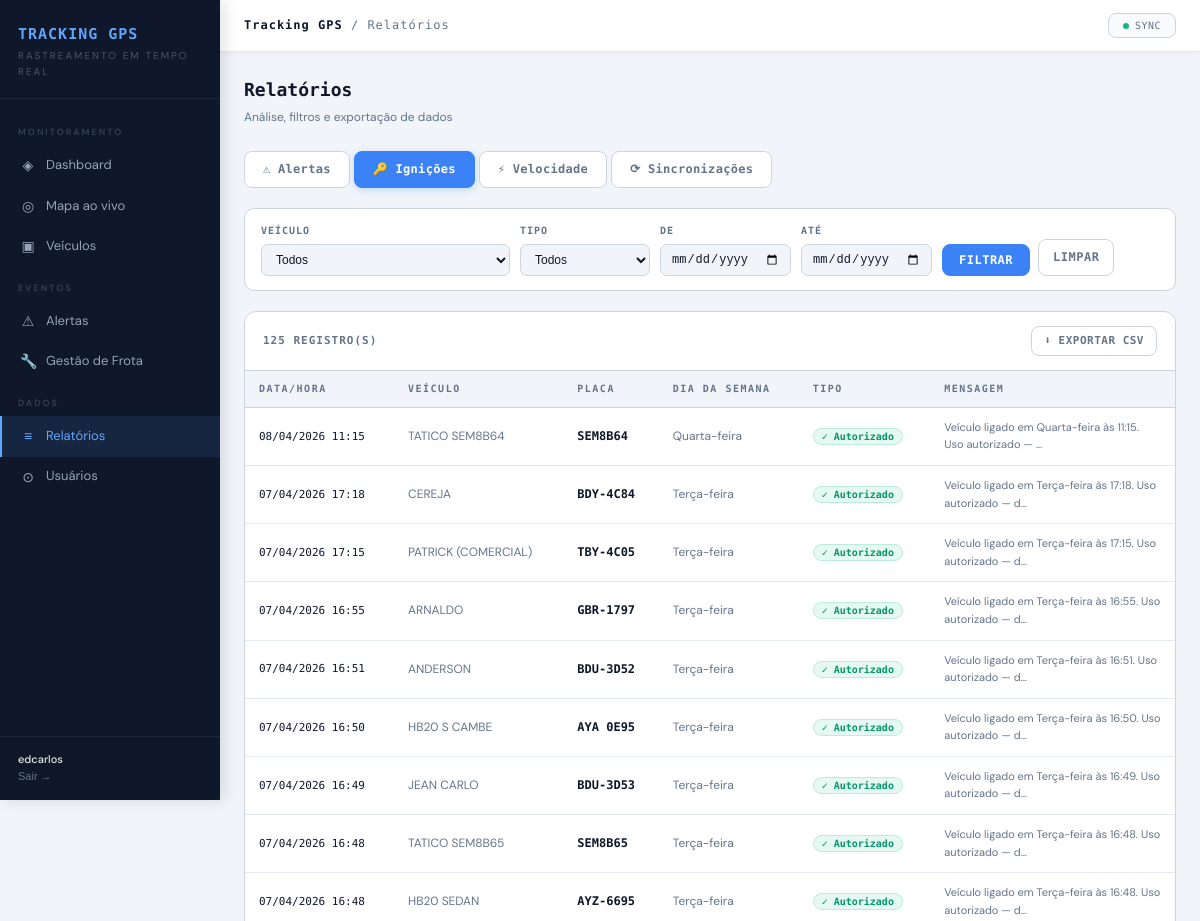
The page /relatorios/?aba=ignicao (signed in, upper part) on the database as committed earlier.
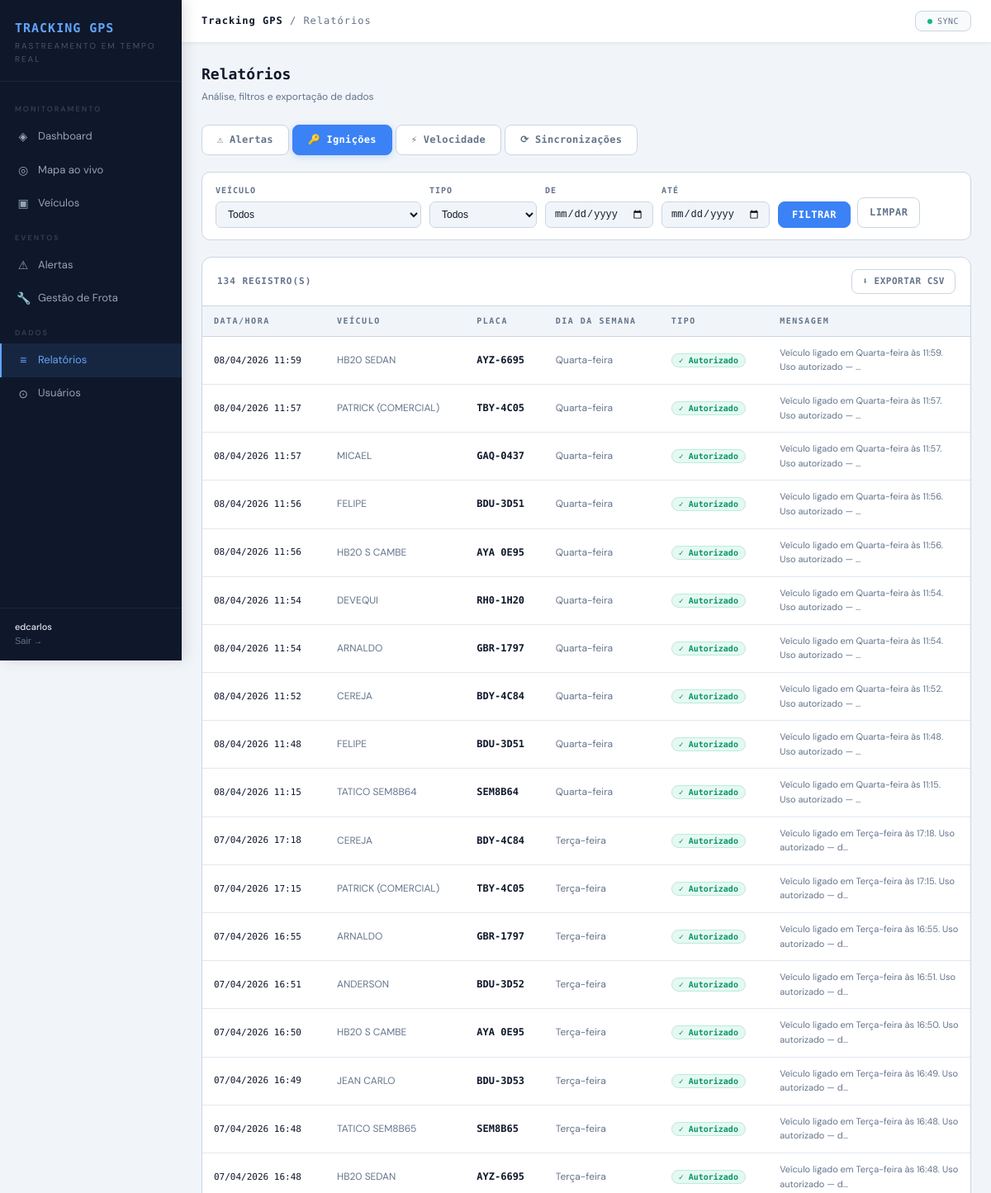
The same page on the database as committed later.
### core/models.py (models this page shows, shortened)
class EventoIgnicao(models.Model):
    TIPO_CHOICES = [
        ('autorizado',    'Autorizado'),
        ('nao_autorizado', 'Não Autorizado'),
    ]
    vehicle     = models.ForeignKey(Vehicle, on_delete=models.CASCADE, related_name='eventos_ignicao')
    tipo        = models.CharField(max_length=20, choices=TIPO_CHOICES)
    dia_semana  = models.CharField(max_length=20)
    mensagem    = models.TextField()
    lido        = models.BooleanField(default=False)
    ocorrido_em = models.DateTimeField(auto_now_add=True)
    class Meta:
        verbose_name = 'Evento de Ignição'
        verbose_name_plural = 'Eventos de Ignição'
        ordering = ['-ocorrido_em']

class Vehicle(models.Model):
    api_id          = models.CharField(max_length=20, unique=True, verbose_name="ID API")
    api_client_id   = models.CharField(max_length=20, blank=True)
    placa           = models.CharField(max_length=20, blank=True, verbose_name="Placa")
    tag             = models.CharField(max_length=50, blank=True, verbose_name="Tag")
    descricao       = models.CharField(max_length=200, blank=True, verbose_name="Descrição")
    chassi          = models.CharField(max_length=50, blank=True)
    ano             = models.CharField(max_length=10, blank=True)
    cor             = models.CharField(max_length=50, blank=True)
    tipo            = models.CharField(max_length=10, blank=True)
    fabricante      = models.CharField(max_length=10, blank=True)
    modelo          = models.CharField(max_length=100, blank=True)
    combustivel     = models.CharField(max_length=10, blank=True)
    consumo         = models.CharField(max_length=20, blank=True)
    velocidade_limite = models.CharField(max_length=20, blank=True)
    odometro        = models.CharField(max_length=20, blank=True)
    equipamento     = models.CharField(max_length=100, blank=True, null=True)
    latitude        = models.FloatField(null=True, blank=True)
    longitude       = models.FloatField(null=True, blank=True)
    velocidade_atual = models.FloatField(null=True, blank=True)
    ignicao         = models.BooleanField(null=True, blank=True)
    direcao         = models.FloatField(null=True, blank=True, verbose_name="Direção (graus)")
    ultima_posicao  = models.DateTimeField(null=True, blank=True)
    foto            = models.ImageField(upload_to='veiculos/', null=True, blank=True, verbose_name="Foto")
    km_base         = models.FloatField(null=True, blank=True, verbose_name="KM Base (odômetro manual)")
    km_percorrido_hoje = models.FloatField(default=0.0, verbose_name="KM percorrido hoje")
    km_dia_data     = models.DateField(null=True, blank=True, verbose_name="Data referência km diário")
    ativo           = models.BooleanField(default=True)
    criado_em       = models.DateTimeField(auto_now_add=True)
    atualizado_em   = models.DateTimeField(auto_now=True)
    class Meta:
        verbose_name = "Veículo"
        verbose_name_plural = "Veículos"
        ordering = ['placa']

### core/views.py (the view)
# urls.py: path('relatorios/',                views.relatorios,           name='relatorios'),
@login_required
def relatorios(request):
    import csv
    from datetime import datetime as _dt
    now = timezone.now()
    aba = request.GET.get('aba', 'alertas')
    veiculos_lista = Vehicle.objects.filter(ativo=True).order_by('placa')
    veiculo_id = request.GET.get('veiculo', '')
    data_ini   = request.GET.get('data_ini', '')
    data_fim   = request.GET.get('data_fim', '')
    def parse_date(s, end=False):
        try:
            d = _dt.strptime(s.strip(), '%Y-%m-%d')
            if end:
                d = d.replace(hour=23, minute=59, second=59)
            return timezone.make_aware(d)
        except Exception:
            return None
    dt_ini = parse_date(data_ini) if data_ini else None
    dt_fim = parse_date(data_fim, end=True) if data_fim else None
    alertas_qs = Alert.objects.select_related('vehicle').order_by('-ocorrido_em')
    sev_filtro = request.GET.get('severidade', '')
    if veiculo_id:
        alertas_qs = alertas_qs.filter(vehicle_id=veiculo_id)
    if sev_filtro:
        alertas_qs = alertas_qs.filter(severidade=sev_filtro)
    if dt_ini:
        alertas_qs = alertas_qs.filter(ocorrido_em__gte=dt_ini)
    if dt_fim:
        alertas_qs = alertas_qs.filter(ocorrido_em__lte=dt_fim)
    alertas = alertas_qs[:200]
    ignicao_qs = EventoIgnicao.objects.select_related('vehicle').order_by('-ocorrido_em')
    tipo_ign   = request.GET.get('tipo_ign', '')
    if veiculo_id:
        ignicao_qs = ignicao_qs.filter(vehicle_id=veiculo_id)
    if tipo_ign:
        ignicao_qs = ignicao_qs.filter(tipo=tipo_ign)
    if dt_ini:
        ignicao_qs = ignicao_qs.filter(ocorrido_em__gte=dt_ini)
    if dt_fim:
        ignicao_qs = ignicao_qs.filter(ocorrido_em__lte=dt_fim)
    ignicoes = ignicao_qs[:200]
    vel_min  = request.GET.get('vel_min', '80')
    vel_qs   = Event.objects.select_related('vehicle').order_by('-ocorrido_em')
    try:
        vel_min_f = float(vel_min)
        vel_qs = vel_qs.filter(velocidade__gte=vel_min_f)
    except (ValueError, TypeError):
        vel_min_f = 80
    if veiculo_id:
        vel_qs = vel_qs.filter(vehicle_id=veiculo_id)
    if dt_ini:
        vel_qs = vel_qs.filter(ocorrido_em__gte=dt_ini)
    if dt_fim:
        vel_qs = vel_qs.filter(ocorrido_em__lte=dt_fim)
    eventos_vel = vel_qs[:200]
    sync_status = request.GET.get('sync_status', '')
    syncs_qs    = SyncLog.objects.order_by('-iniciado_em')
    if sync_status:
        syncs_qs = syncs_qs.filter(status=sync_status)
    syncs = syncs_qs[:50]
    return render(request, 'core/relatorios.html', {
        'aba': aba, 'now': now,
        'veiculos_lista': veiculos_lista,
        'veiculo_id': veiculo_id,
        'data_ini': data_ini, 'data_fim': data_fim,
        'alertas': alertas, 'sev_filtro': sev_filtro,
        'ignicoes': ignicoes, 'tipo_ign': tipo_ign,
        'eventos_vel': eventos_vel, 'vel_min': vel_min,
        'syncs': syncs, 'sync_status': sync_status,
    })

### core/context_processors.py (called while the page is built)
def nao_lidos(request):
    if request.user.is_authenticated:
        return {'nao_lidos': Alert.objects.filter(lido=False).count()}
    return {'nao_lidos': 0}

### core/templates/core/relatorios.html (shortened to what the changed rows need)
{% extends 'core/base.html' %}
{% block content %}
{% if aba == 'alertas' %}
<form method="get" action="">
  <input type="hidden" name="aba" value="alertas">
  <div class="filter-bar">
    <div class="filter-group">
      <span class="filter-label">Veículo</span>
      <select name="veiculo">
        <option value="">Todos</option>
        {% for v in veiculos_lista %}
          <option value="{{ v.pk }}" {% if veiculo_id == v.pk|stringformat:'s' %}selected{% endif %}>
            {{ v.placa }}{% if v.descricao %} — {{ v.descricao|truncatechars:20 }}{% endif %}
          </option>
        {% endfor %}
      </select>
    </div>
    <div class="filter-group">
      <span class="filter-label">Severidade</span>
      <select name="severidade">
        <option value="">Todas</option>
        <option value="danger"  {% if sev_filtro == 'danger'  %}selected{% endif %}>Crítico</option>
        <option value="warning" {% if sev_filtro == 'warning' %}selected{% endif %}>Atenção</option>
        <option value="info"    {% if sev_filtro == 'info'    %}selected{% endif %}>Informação</option>
      </select>
    </div>
    <div class="filter-group">
      <span class="filter-label">De</span>
      <input type="date" name="data_ini" value="{{ data_ini }}">
    </div>
    <div class="filter-group">
      <span class="filter-label">Até</span>
      <input type="date" name="data_fim" value="{{ data_fim }}">
    </div>
    <div class="filter-actions">
      <button type="submit" class="btn btn-primary" style="font-size:12px;padding:8px 16px;">Filtrar</button>
      <a href="?aba=alertas" class="btn btn-ghost" style="font-size:12px;padding:8px 14px;">Limpar</a>
    </div>
  </div>
</form>
<div class="rel-table-wrap">
  <div class="rel-table-head">
    <span class="rel-table-title">{{ alertas|length }} registro(s)</span>
    <a href="{% url 'export_alertas' %}?veiculo={{ veiculo_id }}&severidade={{ sev_filtro }}&data_ini={{ data_ini }}&data_fim={{ data_fim }}"
       class="btn btn-ghost" style="font-size:11px;padding:5px 12px;">⬇ Exportar CSV</a>
  </div>
  <table>
    <thead>
      <tr>
        <th>Data/Hora</th><th>Veículo</th><th>Placa</th>
        <th>Tipo</th><th>Severidade</th>
      </tr>
    </thead>
    <tbody>
      {% for a in alertas %}
      <tr>
        <td class="mono" style="font-size:11px;white-space:nowrap">{{ a.ocorrido_em|date:"d/m/Y H:i" }}</td>
        <td style="color:var(--muted)">{{ a.vehicle.descricao|truncatechars:25 }}</td>
        <td class="mono" style="font-weight:600">{{ a.vehicle.placa }}</td>
        <td style="max-width:260px">{{ a.tipo|truncatechars:50 }}</td>
        <td>
          {% if a.severidade == 'danger' %}<span class="badge-danger">Crítico</span>
          {% elif a.severidade == 'warning' %}<span class="badge-warning">Atenção</span>
          {% else %}<span class="badge-info">Info</span>{% endif %}
        </td>
      </tr>
      {% empty %}
      <tr class="empty-row"><td colspan="5">Nenhum alerta encontrado com os filtros selecionados.</td></tr>
      {% endfor %}
    </tbody>
  </table>
</div>
{% elif aba == 'ignicao' %}
<form method="get" action="">
  <div class="filter-bar">
    <div class="filter-group">
      <span class="filter-label">Veículo</span>
      <select name="veiculo">
        <option value="">Todos</option>
      </select>
    </div>
    <div class="filter-group">
      <span class="filter-label">Tipo</span>
      <select name="tipo_ign">
        <option value="">Todos</option>
      </select>
    </div>
    <div class="filter-group">
      <span class="filter-label">De</span>
      <input type="date" name="data_ini" value="{{ data_ini }}">
    </div>
    <div class="filter-group">
      <span class="filter-label">Até</span>
      <input type="date" name="data_fim" value="{{ data_fim }}">
    </div>
    <div class="filter-actions">
      <button type="submit" class="btn btn-primary" style="font-size:12px;padding:8px 16px;">Filtrar</button>
      <a href="?aba=ignicao" class="btn btn-ghost" style="font-size:12px;padding:8px 14px;">Limpar</a>
    </div>
  </div>
</form>
<div class="rel-table-wrap">
  <div class="rel-table-head">
    <span class="rel-table-title">{{ ignicoes|length }} registro(s)</span>
    <a href="{% url 'export_ignicoes' %}?veiculo={{ veiculo_id }}&tipo_ign={{ tipo_ign }}&data_ini={{ data_ini }}&data_fim={{ data_fim }}"
       class="btn btn-ghost" style="font-size:11px;padding:5px 12px;">⬇ Exportar CSV</a>
  </div>
  <table>
    <thead>
      <tr>
        <th>Data/Hora</th><th>Veículo</th><th>Placa</th>
        <th>Dia da Semana</th><th>Tipo</th><th>Mensagem</th>
      </tr>
    </thead>
    <tbody>
      {% for i in ignicoes %}
      <tr>
        <td class="mono" style="font-size:11px;white-space:nowrap">{{ i.ocorrido_em|date:"d/m/Y H:i" }}</td>
        <td style="color:var(--muted)">{{ i.vehicle.descricao|truncatechars:25 }}</td>
        <td class="mono" style="font-weight:600">{{ i.vehicle.placa }}</td>
        <td style="color:var(--muted)">{{ i.dia_semana }}</td>
        <td>
          {% if i.tipo == 'autorizado' %}
            <span class="badge-green">✓ Autorizado</span>
          {% else %}
            <span class="badge-red">✗ Não autorizado</span>
          {% endif %}
        </td>
        <td style="font-size:11px;color:var(--muted);max-width:220px">{{ i.mensagem|truncatechars:60 }}</td>
      </tr>
      {% empty %}
      <tr class="empty-row"><td colspan="6">Nenhum evento de ignição encontrado.</td></tr>
      {% endfor %}
    </tbody>
  </table>
</div>
{% endif %}
{% endblock %}

Rows that differ between the two databases and show on the page:
added EventoIgnicao: ocorrido_em "08/04/2026 11:59", vehicle.descricao "HB20 SEDAN", vehicle.placa "AYZ-6695", dia_semana "Quarta-feira", tipo "✓ Autorizado", mensagem "Veículo ligado em Quarta-feira às 11:59. Uso autorizado — …"
added EventoIgnicao: ocorrido_em "08/04/2026 11:57", vehicle.descricao "PATRICK (COMERCIAL)", vehicle.placa "TBY-4C05", dia_semana "Quarta-feira", tipo "✓ Autorizado", mensagem "Veículo ligado em Quarta-feira às 11:57. Uso autorizado — …"
added EventoIgnicao: ocorrido_em "08/04/2026 11:57", vehicle.descricao "MICAEL", vehicle.placa "GAQ-0437", dia_semana "Quarta-feira", tipo "✓ Autorizado", mensagem "Veículo ligado em Quarta-feira às 11:57. Uso autorizado — …"
added EventoIgnicao: ocorrido_em "08/04/2026 11:56", vehicle.descricao "FELIPE", vehicle.placa "BDU-3D51", dia_semana "Quarta-feira", tipo "✓ Autorizado", mensagem "Veículo ligado em Quarta-feira às 11:56. Uso autorizado — …"
added EventoIgnicao: ocorrido_em "08/04/2026 11:56", vehicle.descricao "HB20 S CAMBE", vehicle.placa "AYA 0E95", dia_semana "Quarta-feira", tipo "✓ Autorizado", mensagem "Veículo ligado em Quarta-feira às 11:56. Uso autorizado — …"
added EventoIgnicao: ocorrido_em "08/04/2026 11:54", vehicle.descricao "DEVEQUI", vehicle.placa "RH0-1H20", dia_semana "Quarta-feira", tipo "✓ Autorizado", mensagem "Veículo ligado em Quarta-feira às 11:54. Uso autorizado — …"
added EventoIgnicao: ocorrido_em "08/04/2026 11:54", vehicle.descricao "ARNALDO", vehicle.placa "GBR-1797", dia_semana "Quarta-feira", tipo "✓ Autorizado", mensagem "Veículo ligado em Quarta-feira às 11:54. Uso autorizado — …"
added EventoIgnicao: ocorrido_em "08/04/2026 11:52", vehicle.descricao "CEREJA", vehicle.placa "BDY-4C84", dia_semana "Quarta-feira", tipo "✓ Autorizado", mensagem "Veículo ligado em Quarta-feira às 11:52. Uso autorizado — …"
added EventoIgnicao: ocorrido_em "08/04/2026 11:48", vehicle.descricao "FELIPE", vehicle.placa "BDU-3D51", dia_semana "Quarta-feira", tipo "✓ Autorizado", mensagem "Veículo ligado em Quarta-feira às 11:48. Uso autorizado — …"
Other text that changed with them:
{{ ignicoes|length }}: "125" → "134"
